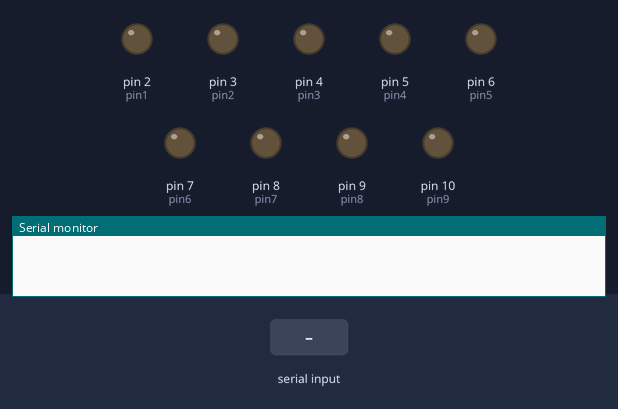
This sketch was run on a simulated Arduino Uno, built with avr-gcc and run on an emulated ATmega328P. On the bench: output pins drawn as LEDs (lit = HIGH), the last lines printed to the serial monitor. Inputs (shaded band) come from the test bench.

Above: at 1.2 s.
1.3 s: "a" received over Serial
At 2.4 s:
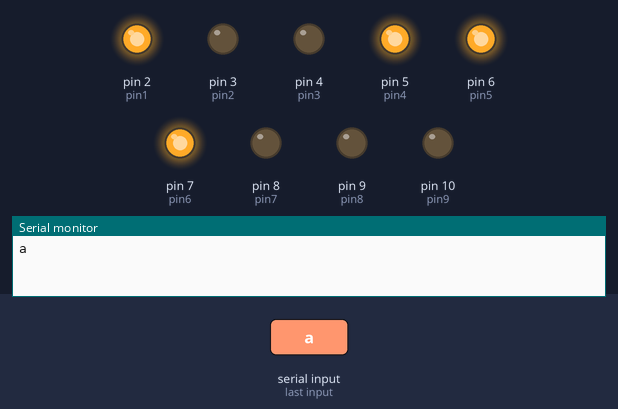
2.8 s: "b" received over Serial
At 4.0 s:
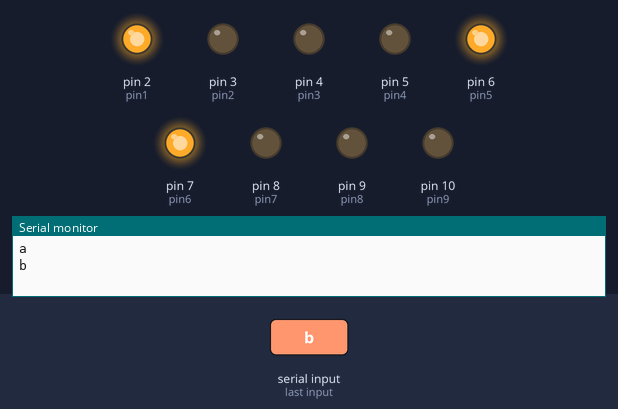
4.3 s: "c" received over Serial
At 5.3 s:
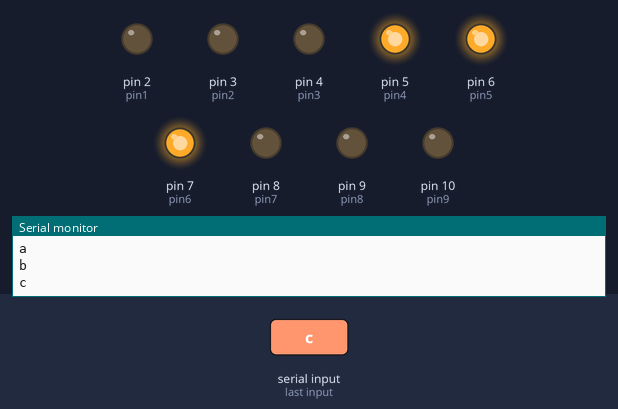
5.8 s: "d" received over Serial
At 6.5 s:
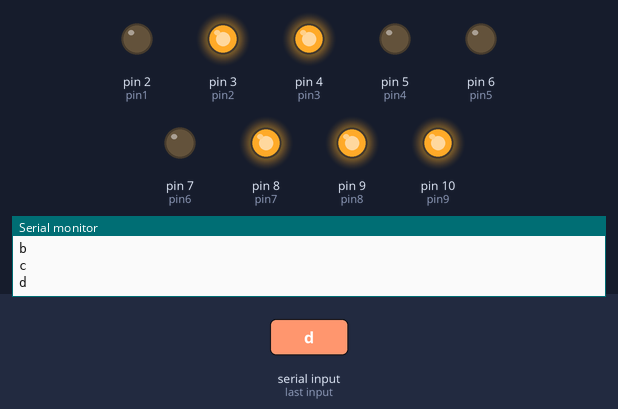
7.3 s: "e" received over Serial
At 9.2 s:
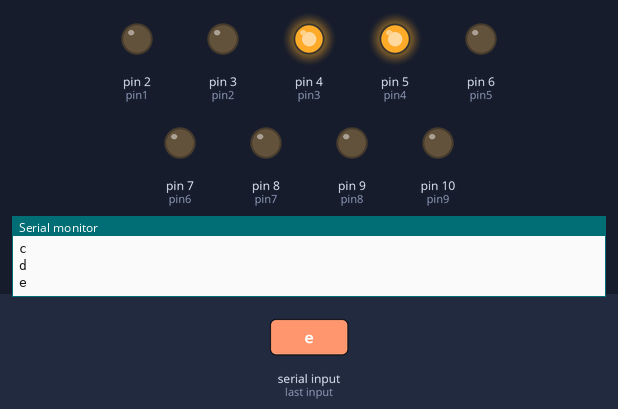
Timing chart, 0 to 10.3 s (numbered marks = the images above; inputs shaded):
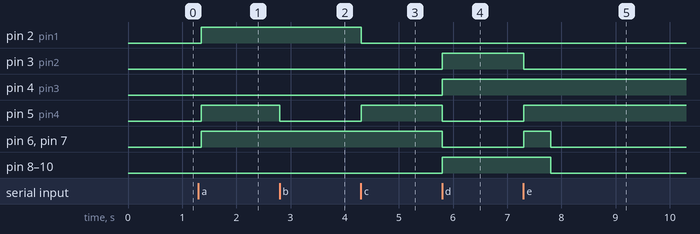

The sketch:

blutooth_UPDATED__1_.ino
```cpp
int pin1=2;
int pin2=3;
int pin3=4;
int pin4=5;
int pin5=6;
int pin6=7;
int pin7=8;
int pin8=9;
int pin9=10;
void setup() {
Serial.begin(9600);
pinMode(pin1,OUTPUT);
pinMode(pin2,OUTPUT);
pinMode(pin3,OUTPUT);
pinMode(pin4,OUTPUT);
pinMode(pin5,OUTPUT);
pinMode(pin6,OUTPUT);
pinMode(pin7,OUTPUT);
pinMode(pin8,OUTPUT);
pinMode(pin9,OUTPUT);


 }

void loop() {

 if(Serial.available()>0)
   {
      char data = Serial.read();
      switch(data)
      {
        case 'a': { digitalWrite(pin1,HIGH);//FORWARD
                    digitalWrite(pin2,LOW);
                    digitalWrite(pin3,LOW);
                    digitalWrite(pin4,HIGH);
                    digitalWrite(pin5,HIGH);
                    digitalWrite(pin6,HIGH);
                    digitalWrite(pin7,LOW);
                    digitalWrite(pin8,LOW);
                    digitalWrite(pin9,LOW);

                    }
                    break;

        case 'b': { digitalWrite(pin1,HIGH);
                    digitalWrite(pin2,LOW);  //RIGHT
                    digitalWrite(pin3,LOW);
                    digitalWrite(pin4,LOW);
                    digitalWrite(pin5,HIGH);
                    digitalWrite(pin6,HIGH);
                    digitalWrite(pin7,LOW);
                    digitalWrite(pin8,LOW);
                    digitalWrite(pin9,LOW);
                    }
                    break;
        case 'c' : {  digitalWrite(pin1,LOW);
                      digitalWrite(pin2,LOW); //LEFT
                      digitalWrite(pin3,LOW);
                      digitalWrite(pin4,HIGH);
                      digitalWrite(pin5,HIGH);
                     digitalWrite(pin6,HIGH);
                     digitalWrite(pin7,LOW);
                     digitalWrite(pin8,LOW);
                    digitalWrite(pin9,LOW);
                      }
                      break;

        case 'd' : { digitalWrite(pin1,LOW);
                     digitalWrite(pin2,HIGH);  //stop
                     digitalWrite(pin3,HIGH);
                     digitalWrite(pin4,LOW);
                     digitalWrite(pin7,HIGH);
                     digitalWrite(pin5,LOW);
                     digitalWrite(pin6,LOW);
                     digitalWrite(pin8,HIGH);
                     digitalWrite(pin9,HIGH);
                     ;}
                     break;
       case 'e'  : { digitalWrite(pin1,LOW);
                     digitalWrite(pin2,LOW);  //BACK
                     digitalWrite(pin3,HIGH);
                     digitalWrite(pin4,HIGH);

                     digitalWrite(pin5,HIGH);
                     digitalWrite(pin7,HIGH);
                     digitalWrite(pin6,HIGH);
                     digitalWrite(pin8,HIGH);
                     digitalWrite(pin9,HIGH);
                     delay(500);

                     digitalWrite(pin6,LOW);
                     digitalWrite(pin5,LOW);


                     digitalWrite(pin7,LOW);


                     digitalWrite(pin8,LOW);


                     digitalWrite(pin9,LOW);
                     delay(500);

                  }
                     break;

        default : break;
      }
      Serial.println(data);
   }
   delay(50);
}
```

Measured:
- after the input at 1.3 s, pin 2 (pin1), pin 5 (pin4), pin 6 (pin5), pin 7 (pin6): LOW → HIGH after 0.05 s
- after the input at 2.8 s, pin 5 (pin4): HIGH → LOW at once
- after the input at 4.3 s, pin 2 (pin1): HIGH → LOW at once; pin 5 (pin4): LOW → HIGH at once
- after the input at 5.8 s, pin 3 (pin2), pin 4 (pin3), pin 8 (pin7), pin 9 (pin8), pin 10 (pin9): LOW → HIGH at once; pin 5 (pin4), pin 6 (pin5), pin 7 (pin6): HIGH → LOW at once
- after the input at 7.3 s, pin 3 (pin2): HIGH → LOW at once; pin 5 (pin4): LOW → HIGH at once; pin 6 (pin5), pin 7 (pin6): LOW → HIGH at once, → LOW 0.50 s later; pin 8 (pin7), pin 9 (pin8), pin 10 (pin9): HIGH → LOW after 0.50 s
